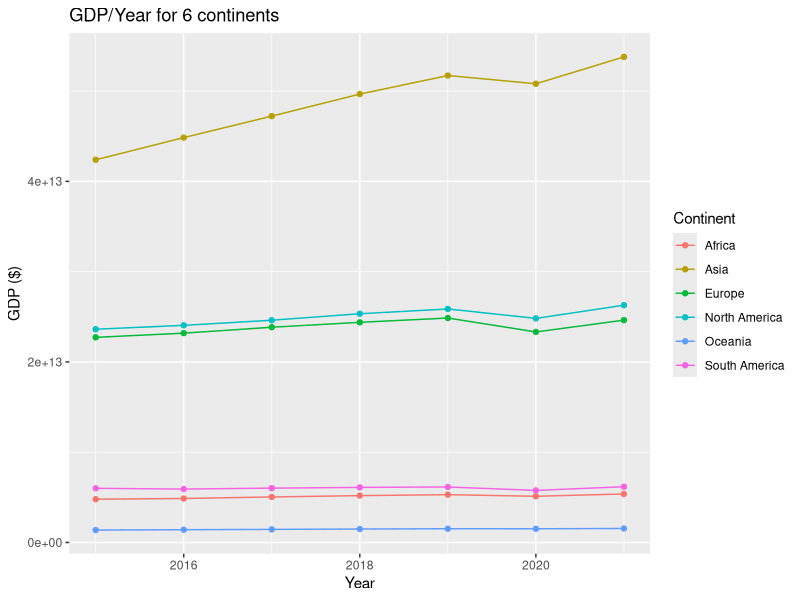
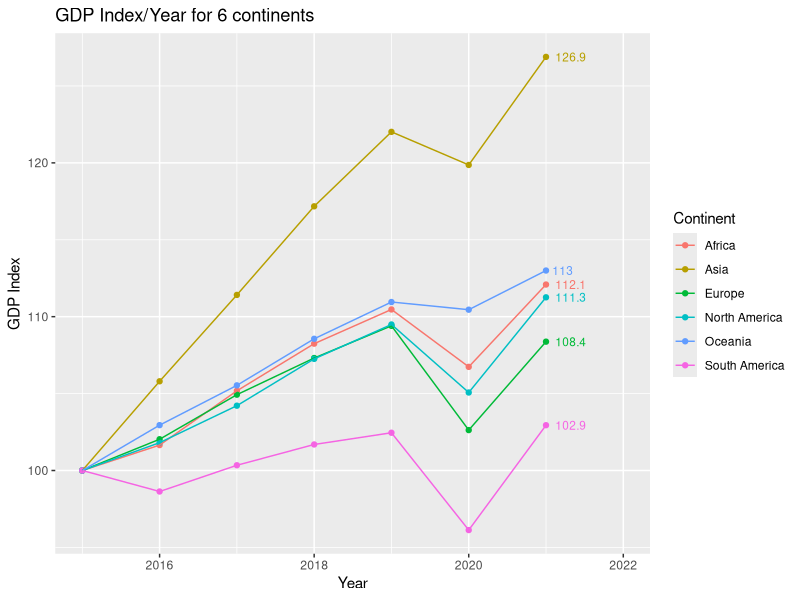
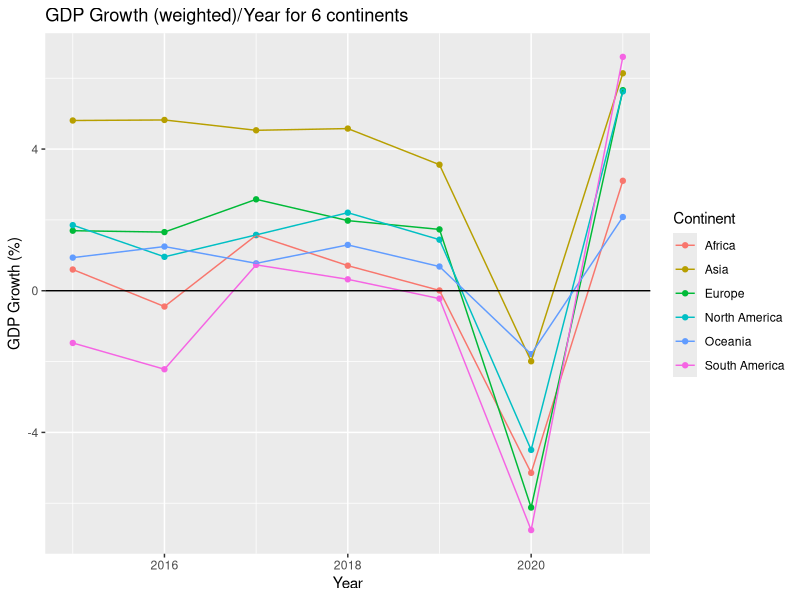
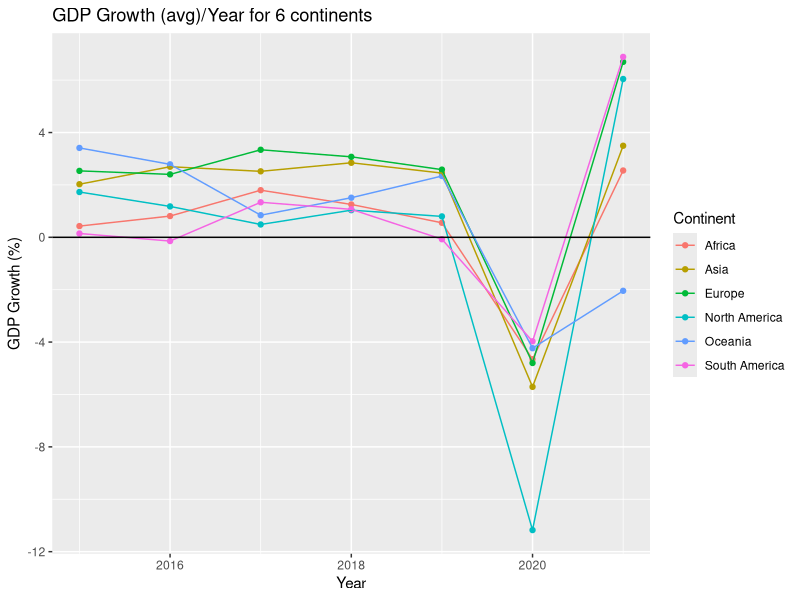
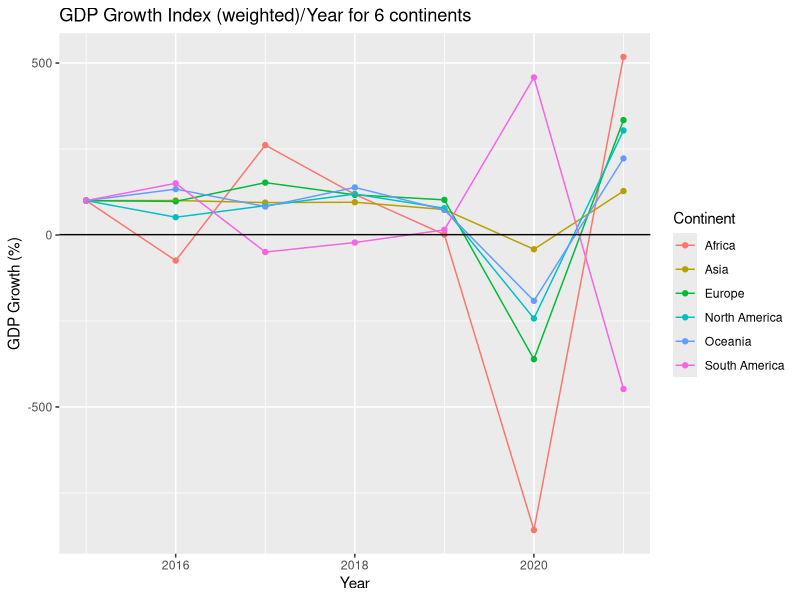
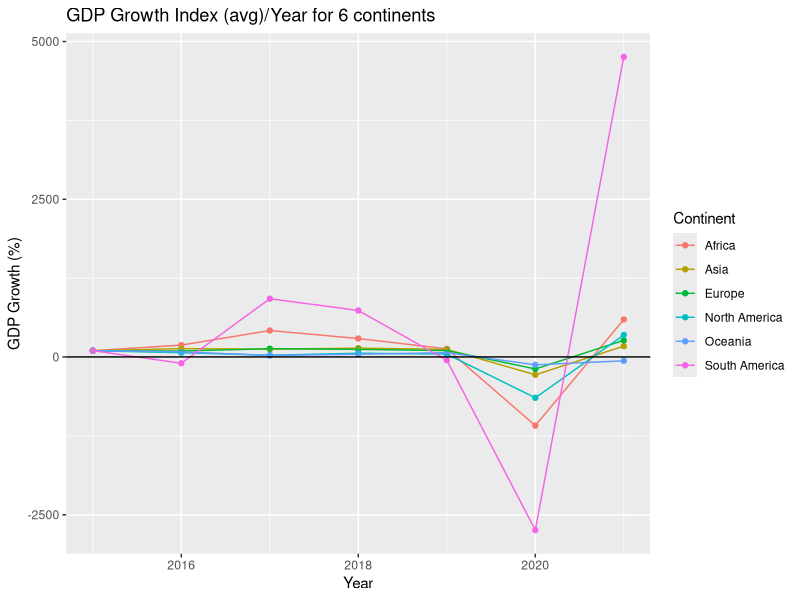
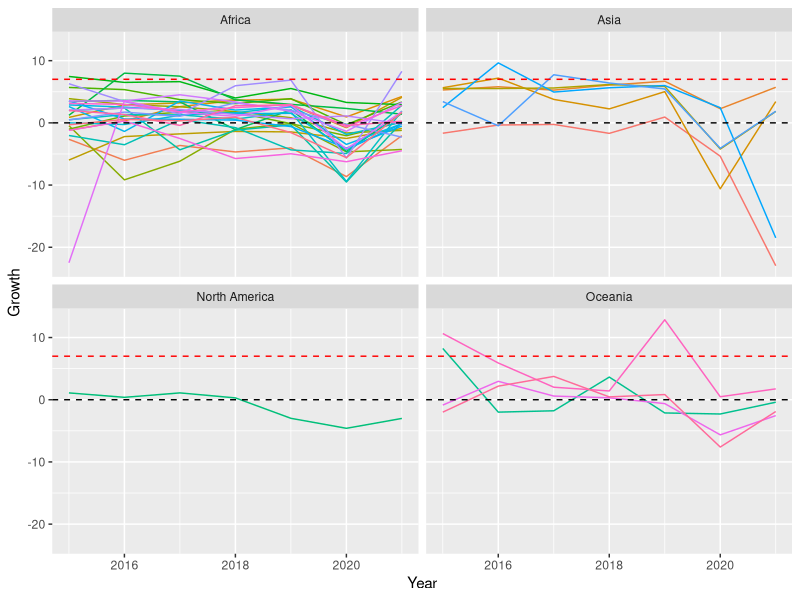
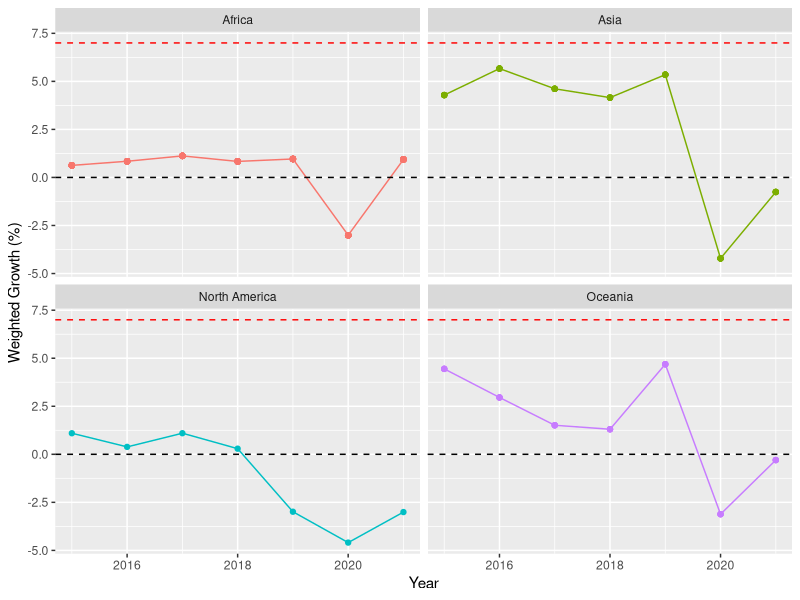

Recreate these plots in R, in order.
## ---- chunk 1
knitr::opts_chunk$set(echo = TRUE)
## ---- chunk 2
library(tidyverse)
library(ggplot2)
## ---- chunk 3
gdp_per_capita_df <- read.csv("Exported_data/gdp_per_capita_cleaned.csv")
gdp_per_capita_df <- gdp_per_capita_df %>%
  filter(Year >= 2015)
## ---- chunk 4
continent_gdp_totals <- gdp_per_capita_df %>%
  group_by(Continent, Year) %>%
  summarise(
    Total_GDP = sum(Gdp, na.rm = TRUE)
  ) %>%
  ungroup()
## ---- chunk 5
continent_gdp_totals %>% ggplot(aes(x = Year, y = Total_GDP, colour = Continent)) +
  geom_point() +
  geom_line() +
  labs(title = "GDP/Year for 6 continents", y = "GDP ($)")
## ---- chunk 6
continent_gdp_totals <- continent_gdp_totals %>%
  group_by(Continent) %>%
  mutate(
    GDP_Index = Total_GDP / first(Total_GDP) * 100
  )
## ---- chunk 7
continent_gdp_totals %>% ggplot(aes(x = Year, y = GDP_Index, colour = Continent)) +
  geom_point() +
  geom_line() +
  geom_text(
  data = continent_gdp_totals %>% filter(Year == 2021),
  aes(label = round(GDP_Index, 1)),
  hjust = -0.3,
  size = 3,
  show.legend = FALSE) +
  expand_limits(x = 2022) +
  labs(title = "GDP Index/Year for 6 continents", y = "GDP Index")
## ---- chunk 8
continents_growth_df <- gdp_per_capita_df %>%
  group_by(Continent, Year) %>%
  summarise(
    Weighted_Growth = sum(Growth * Gdp, na.rm = TRUE) / sum(Gdp, na.rm = TRUE),
    Avg_Growth = mean(Growth, na.rm = TRUE)
  ) %>%
  ungroup()
## ---- chunk 9
continents_growth_df %>% ggplot(aes(x = Year, y = Weighted_Growth, colour = Continent)) +
  geom_point() +
  geom_line() +
  geom_hline(yintercept = 0) +
  labs(title = "GDP Growth (weighted)/Year for 6 continents", y = "GDP Growth (%)")

continents_growth_df %>% ggplot(aes(x = Year, y = Avg_Growth, colour = Continent)) +
  geom_point() +
  geom_line() +
  geom_hline(yintercept = 0) +
  labs(title = "GDP Growth (avg)/Year for 6 continents", y = "GDP Growth (%)")
## ---- chunk 10
continents_growth_df <- continents_growth_df %>%
  group_by(Continent) %>%
  mutate(
    Avg_Growth_Index = Avg_Growth / first(Avg_Growth) * 100,
    Weighted_Growth_Index = Weighted_Growth / first(Weighted_Growth) * 100
  )
## ---- chunk 11
continents_growth_df %>% ggplot(aes(x = Year, y = Weighted_Growth_Index, colour = Continent)) +
  geom_point() +
  geom_line() +
  geom_hline(yintercept = 1) +
  labs(title = "GDP Growth Index (weighted)/Year for 6 continents", y = "GDP Growth (%)")

continents_growth_df %>% ggplot(aes(x = Year, y = Avg_Growth_Index, colour = Continent)) +
  geom_point() +
  geom_line() +
  geom_hline(yintercept = 1) +
  labs(title = "GDP Growth Index (avg)/Year for 6 continents", y = "GDP Growth (%)")
## ---- chunk 12
ldc <- gdp_per_capita_df %>%
  filter (Ldc == TRUE)
## ---- chunk 13
ggplot(ldc, aes(x = Year, y = Growth, color = Entity)) +
  geom_line() +
  facet_wrap(~ Continent) +
  geom_hline(yintercept = 7, linetype = "dashed", color = "red") +
  geom_hline(yintercept = 0, linetype = "dashed") +
  theme(legend.position = "none")

## ---- chunk 14
ldc_weighted <- ldc %>%
  group_by(Year, Continent) %>%
  mutate(
    weighted_growth = sum(Gdp_per_capita * Growth, na.rm = TRUE) / sum(Gdp_per_capita, na.rm = TRUE)
  ) %>%
  ungroup()

ggplot(ldc_weighted, aes(x = Year, y = weighted_growth, colour = Continent)) +
  geom_line() +
  geom_point() +
  facet_wrap(~ Continent) +
  theme(legend.position = "none") +
  geom_hline(yintercept = 7, linetype = "dashed", color = "red") +
  geom_hline(yintercept = 0, linetype = "dashed", color = "black") +
  labs(y = "Weighted Growth (%)")


ldc_avg_growth <- ldc %>%
  group_by(Year, Continent) %>%
  mutate(
    Avg_growth = mean(Growth, na.rm = TRUE)
  ) %>%
  ungroup()

ggplot(ldc_avg_growth, aes(x = Year, y = Avg_growth, colour = Continent)) +
  geom_line() +
  geom_point() +
  facet_wrap(~ Continent) +
  theme(legend.position = "none") +
  geom_hline(yintercept = 7, linetype = "dashed", color = "red") +
  geom_hline(yintercept = 0, linetype = "dashed", color = "black") +
  labs(y = "Average Growth (%)")


## ---- chunk 15
ldc_7 <- ldc %>%
  group_by(Entity) %>%
  filter(any(Growth >= 7)) %>%
  ungroup()

ggplot (ldc_7, aes(x = Year, y = Growth, color = Entity)) + 
          geom_line() + 
          facet_wrap (~ Continent) +
          theme_minimal() + 
          labs(
            title = "GDP Growth of LDC that reached 7%",
            x = "Year",
            y = "GDP Growth(%)"
          )
## ---- chunk 16
# Top 3 growth
top_growth <- gdp_per_capita_df %>%
  group_by(Entity) %>%
  summarise(Avg_Growth = mean(Growth, na.rm = TRUE)) %>%
  arrange(desc(Avg_Growth)) %>%
  slice(1:3)

# Top 3 decline
top_decline <- gdp_per_capita_df %>%
  group_by(Entity) %>%
  summarise(Avg_Growth = mean(Growth, na.rm = TRUE)) %>%
  arrange(Avg_Growth) %>%
  slice(1:3)
## ---- chunk 17
top_3_per_continent <- gdp_per_capita_df %>%
  group_by(Continent, Entity) %>%
  summarise(Total_GDP = sum(Gdp, na.rm = TRUE)) %>%
  arrange(Continent, desc(Total_GDP)) %>%
  group_by(Continent) %>%
  slice(1:3)
## ---- chunk 18
filtered_df <- gdp_per_capita_df %>%
  semi_join(top_3_per_continent, by = c("Continent", "Entity"))

ggplot(filtered_df, aes(x = Year, y = Gdp, colour = Entity)) +
  geom_line() +
  facet_wrap(~ Continent, scales = "free_y") +
  labs(title = "Top 3 Countries by GDP per Capita (per Continent)", y = "GDP per capita")
#free y scaling - allows the y-axis of a plot to vary independently for each row of facets
## ---- chunk 19


top_2_per_continent <- gdp_per_capita_df %>%
  group_by(Continent, Entity) %>%
  summarise(Total_GDP = sum(Gdp, na.rm = TRUE)) %>%
  arrange(Continent, desc(Total_GDP)) %>%
  group_by(Continent) %>%
  slice(1:2) %>%
  ungroup()

get_plot_data <- function(x) {

  top_2_entities <- top_2_per_continent %>%
    filter(Continent == x) %>%
    pull(Entity)

  country_data <- gdp_per_capita_df %>%
    filter(Continent == x, Entity %in% top_2_entities)

  continent_avg <- continents_growth_df %>%
    filter(Continent == x) %>%
    rename(Growth = Avg_Growth) %>%
    mutate(Entity = "Continent Average")

  plot_data <- bind_rows(country_data, continent_avg)

  return(plot_data)
}

plot_drivers <- function(continent) {
  data <- get_plot_data(continent)

  ggplot(data, aes(x = Year, y = Growth, colour = Entity)) +
    geom_line() +
    geom_point() +
    labs(
      title = paste("Top 2 GDP Growth vs Avg -", continent),
      y = "Growth (%)"
    )
}

plot_drivers("Africa")
plot_drivers("Asia")
plot_drivers("Europe")
plot_drivers("North America")
plot_drivers("South America")
plot_drivers("Oceania")
